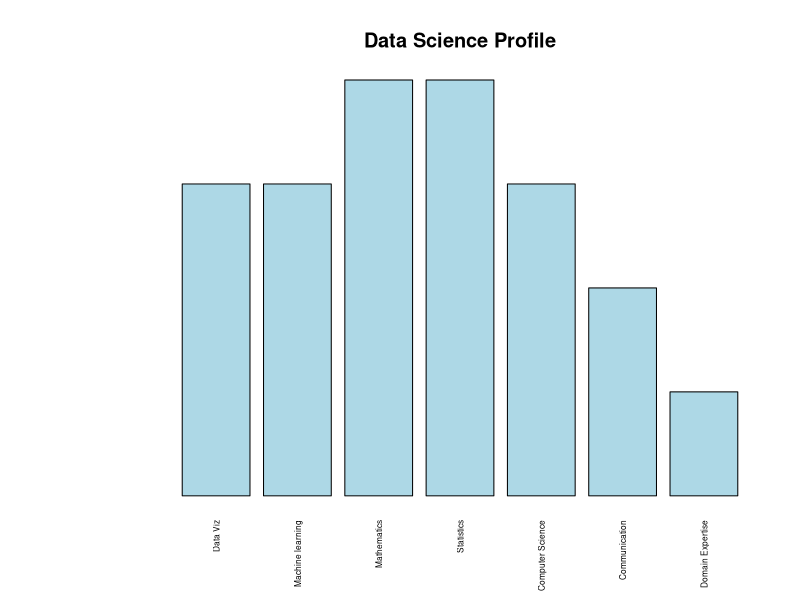
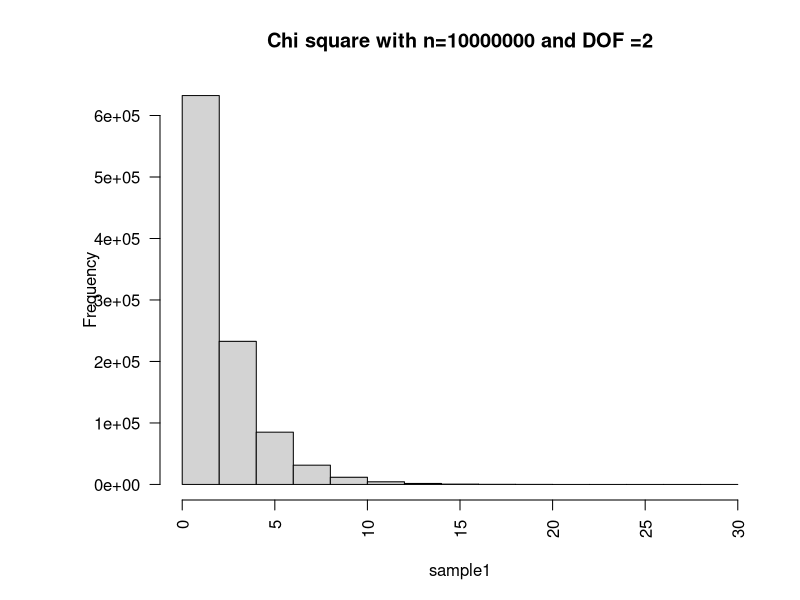

These figures' R source, in order: (Note: a time limit stopped this script after it produced the figures.)
## ---- chunk 1
knitr::opts_chunk$set(echo = TRUE)
## ---- chunk 2
#Question 1
##Data Science Profile
library(ggplot2)
data <-read.csv("skills.csv")

par(las=2) # make label text perpendicular to axis
par(mar=c(5,8,4,2)) # increase y-axis margin.

counts <- table(data$skills)
level <- c(15,15,20,20,15,10,5)
barplot(level, main="Data Science Profile", horiz=FALSE, names.arg=c("Data Viz","Machine learning","Mathematics","Statistics","Computer Science","Communication","Domain Expertise"), cex.names=0.5,col="light blue",yaxt='n')

## ---- chunk 3
sample1 = rchisq(1000000,2)
p<-hist(sample1, main ="Chi square with n=10000000 and DOF =2")

meanSample1 = mean(sample1)
sdSample1 =sd(sample1)



## ---- chunk 4

n1 = 10000000 # sample size per sample for 1st distribution
n2 = 50 # sample size per sample for 2nd distribution (we will compare these distribuions) 
simulations1 = 100 #number of samples and thus number of xbars we will generate.  
simulations2 = 10000
mu = 0; # mean parameter for use with normal distribuions
sigma = 1; # standard deviation parameter for use with normal distribuions
## ---- chunk 5
xbar_holder1 = numeric(simulations1) # This will hold all the sample means for the first distribution.
xbar_holder2 = numeric(simulations2) # This will hold all the sample means for the second distribution.
sd_holder1 = numeric(simulations1)
sd_holder2 = numeric(simulations2)
## ---- chunk 6
for (i in 1:simulations1)
{ 
  sample1 = rchisq(n1,2)
  
  xbar1 = mean(sample1)
  
  sdS1 = sd(sample1)
 
  xbar_holder1[i] = xbar1
 
  sd_holder1[i] = sdS1
 
}

for (i in 1: simulations2) {
  sample2 = rchisq(n2,2)
  xbar2 = mean(sample2)
  sdS2 = sd(sample2)
  xbar_holder2[i] = xbar2
  sd_holder2[i] = sdS2
}
## ---- chunk 7
par(mfrow = c(2,1))
hist(xbar_holder1, col = "blue", main = paste("Distribution of the sample mean: n = ", n1), xlab = "Dist 1 Sample Means", xlim = c(0,5))
hist(xbar_holder2, col = "red", main = paste("Distribution of the sample mean: n = ", n2), xlab = "Dist 2 Sample Means", xlim = c(-4,4))
## ---- chunk 8
vals =c(25,19,37,29,40,28,31)
xbar = mean(vals)
s = sd(vals)
mu0 = 21
n=7
t <- (xbar-mu0)/(s/sqrt(n))
t

alpha = .05 
t.half.alpha = qt(1-alpha/2, df=n-1) 
c(-t.half.alpha, t.half.alpha) 

pval = 2*pt(t,df=n-1)
pval
pt(xbar,6)
